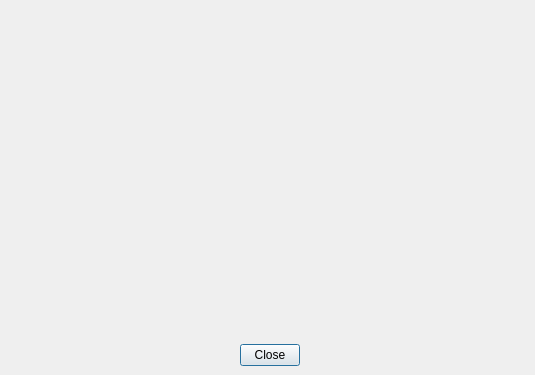
<?xml version="1.0" encoding="UTF-8"?>
<ui version="4.0">
 <class>UIWheelSetting</class>
 <widget class="QDialog" name="UIWheelSetting">
  <property name="geometry">
   <rect>
    <x>0</x>
    <y>0</y>
    <width>535</width>
    <height>375</height>
   </rect>
  </property>
  <property name="focusPolicy">
   <enum>Qt::StrongFocus</enum>
  </property>
  <property name="windowTitle">
   <string>Wheel Configuration</string>
  </property>
  <widget class="QLabel" name="label">
   <property name="geometry">
    <rect>
     <x>0</x>
     <y>0</y>
     <width>531</width>
     <height>320</height>
    </rect>
   </property>
   <property name="pixmap">
    <pixmap resource="../resources/resources.qrc">:/actions/wheel.png</pixmap>
   </property>
   <property name="scaledContents">
    <bool>true</bool>
   </property>
   <property name="alignment">
    <set>Qt::AlignCenter</set>
   </property>
  </widget>
  <widget class="QToolButton" name="tbUp">
   <property name="geometry">
    <rect>
     <x>130</x>
     <y>100</y>
     <width>31</width>
     <height>121</height>
    </rect>
   </property>
   <property name="focusPolicy">
    <enum>Qt::NoFocus</enum>
   </property>
   <property name="toolTip">
    <string>Up</string>
   </property>
   <property name="checkable">
    <bool>true</bool>
   </property>
   <property name="autoRaise">
    <bool>true</bool>
   </property>
  </widget>
  <widget class="QToolButton" name="tbX">
   <property name="geometry">
    <rect>
     <x>140</x>
     <y>50</y>
     <width>21</width>
     <height>31</height>
    </rect>
   </property>
   <property name="focusPolicy">
    <enum>Qt::NoFocus</enum>
   </property>
   <property name="toolTip">
    <string>X</string>
   </property>
   <property name="checkable">
    <bool>true</bool>
   </property>
   <property name="autoRaise">
    <bool>true</bool>
   </property>
  </widget>
  <widget class="QToolButton" name="tbY">
   <property name="geometry">
    <rect>
     <x>120</x>
     <y>30</y>
     <width>21</width>
     <height>31</height>
    </rect>
   </property>
   <property name="focusPolicy">
    <enum>Qt::NoFocus</enum>
   </property>
   <property name="toolTip">
    <string>Y</string>
   </property>
   <property name="checkable">
    <bool>true</bool>
   </property>
   <property name="autoRaise">
    <bool>true</bool>
   </property>
  </widget>
  <widget class="QToolButton" name="tbZ">
   <property name="geometry">
    <rect>
     <x>90</x>
     <y>20</y>
     <width>21</width>
     <height>31</height>
    </rect>
   </property>
   <property name="focusPolicy">
    <enum>Qt::NoFocus</enum>
   </property>
   <property name="toolTip">
    <string>Z</string>
   </property>
   <property name="checkable">
    <bool>true</bool>
   </property>
   <property name="autoRaise">
    <bool>true</bool>
   </property>
  </widget>
  <widget class="QToolButton" name="tbC">
   <property name="geometry">
    <rect>
     <x>420</x>
     <y>20</y>
     <width>21</width>
     <height>31</height>
    </rect>
   </property>
   <property name="focusPolicy">
    <enum>Qt::NoFocus</enum>
   </property>
   <property name="toolTip">
    <string>C</string>
   </property>
   <property name="checkable">
    <bool>true</bool>
   </property>
   <property name="autoRaise">
    <bool>true</bool>
   </property>
  </widget>
  <widget class="QToolButton" name="tbB">
   <property name="geometry">
    <rect>
     <x>400</x>
     <y>40</y>
     <width>21</width>
     <height>31</height>
    </rect>
   </property>
   <property name="focusPolicy">
    <enum>Qt::NoFocus</enum>
   </property>
   <property name="toolTip">
    <string>B</string>
   </property>
   <property name="checkable">
    <bool>true</bool>
   </property>
   <property name="autoRaise">
    <bool>true</bool>
   </property>
  </widget>
  <widget class="QToolButton" name="tbA">
   <property name="geometry">
    <rect>
     <x>370</x>
     <y>50</y>
     <width>21</width>
     <height>31</height>
    </rect>
   </property>
   <property name="focusPolicy">
    <enum>Qt::NoFocus</enum>
   </property>
   <property name="toolTip">
    <string>A</string>
   </property>
   <property name="checkable">
    <bool>true</bool>
   </property>
   <property name="autoRaise">
    <bool>true</bool>
   </property>
  </widget>
  <widget class="QToolButton" name="tbStart">
   <property name="geometry">
    <rect>
     <x>250</x>
     <y>90</y>
     <width>41</width>
     <height>30</height>
    </rect>
   </property>
   <property name="focusPolicy">
    <enum>Qt::NoFocus</enum>
   </property>
   <property name="toolTip">
    <string>Start</string>
   </property>
   <property name="checkable">
    <bool>true</bool>
   </property>
   <property name="autoRaise">
    <bool>true</bool>
   </property>
  </widget>
  <widget class="QToolButton" name="tbDown">
   <property name="geometry">
    <rect>
     <x>380</x>
     <y>100</y>
     <width>31</width>
     <height>131</height>
    </rect>
   </property>
   <property name="focusPolicy">
    <enum>Qt::NoFocus</enum>
   </property>
   <property name="toolTip">
    <string>Down</string>
   </property>
   <property name="checkable">
    <bool>true</bool>
   </property>
   <property name="autoRaise">
    <bool>true</bool>
   </property>
  </widget>
  <widget class="QLabel" name="lInfos">
   <property name="geometry">
    <rect>
     <x>50</x>
     <y>330</y>
     <width>191</width>
     <height>41</height>
    </rect>
   </property>
   <property name="alignment">
    <set>Qt::AlignCenter</set>
   </property>
  </widget>
  <widget class="QDialogButtonBox" name="padButtons">
   <property name="geometry">
    <rect>
     <x>240</x>
     <y>340</y>
     <width>60</width>
     <height>30</height>
    </rect>
   </property>
   <property name="standardButtons">
    <set>QDialogButtonBox::Close</set>
   </property>
  </widget>
  <widget class="QToolButton" name="tbAxis1Left">
   <property name="geometry">
    <rect>
     <x>30</x>
     <y>70</y>
     <width>30</width>
     <height>151</height>
    </rect>
   </property>
   <property name="focusPolicy">
    <enum>Qt::NoFocus</enum>
   </property>
   <property name="toolTip">
    <string>Left</string>
   </property>
   <property name="checkable">
    <bool>true</bool>
   </property>
   <property name="autoRaise">
    <bool>true</bool>
   </property>
  </widget>
  <widget class="QToolButton" name="tbAxis1Right">
   <property name="geometry">
    <rect>
     <x>470</x>
     <y>70</y>
     <width>30</width>
     <height>151</height>
    </rect>
   </property>
   <property name="focusPolicy">
    <enum>Qt::NoFocus</enum>
   </property>
   <property name="toolTip">
    <string>Right</string>
   </property>
   <property name="checkable">
    <bool>true</bool>
   </property>
   <property name="autoRaise">
    <bool>true</bool>
   </property>
  </widget>
 </widget>
 <resources>
  <include location="../resources/resources.qrc"/>
 </resources>
 <connections>
  <connection>
   <sender>padButtons</sender>
   <signal>rejected()</signal>
   <receiver>UIWheelSetting</receiver>
   <slot>reject()</slot>
   <hints>
    <hint type="sourcelabel">
     <x>20</x>
     <y>20</y>
    </hint>
    <hint type="destinationlabel">
     <x>20</x>
     <y>20</y>
    </hint>
   </hints>
  </connection>
 </connections>
</ui>
